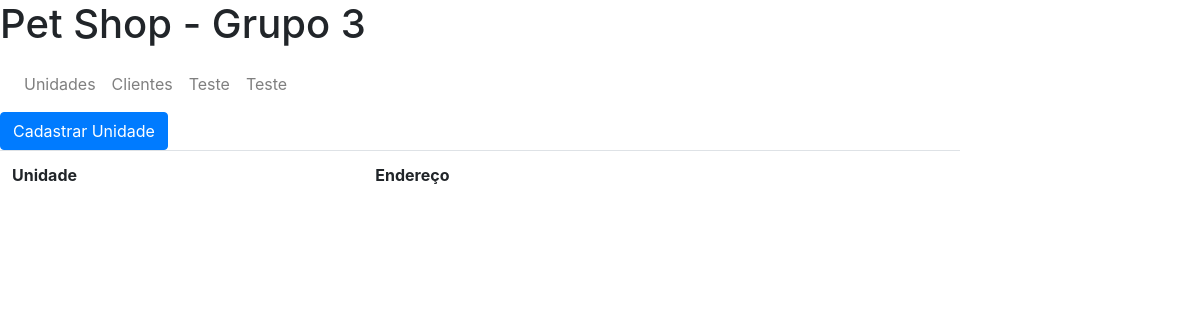
The app's page /, older data.
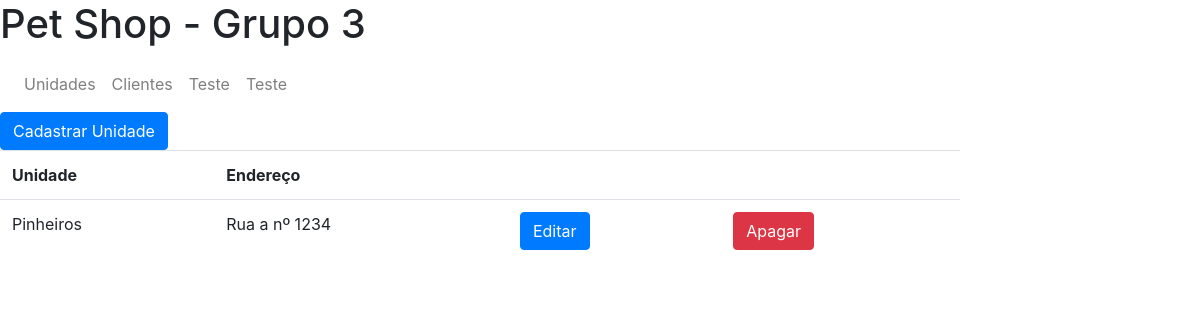
The same page, newer data.
### sistema_pet_shop/models.py (models this page shows, shortened)
class Unidade(models.Model):
    cep = models.IntegerField()#, primary_key=True)
    nome = models.CharField(max_length=70)
    endereco = models.CharField(max_length=70)

### sistema_pet_shop/views.py (the view)
# urls.py: path('', views.Unidades.as_view(), name="unidades"),
class Unidades (ListView):
    model = Unidade

### sistema_pet_shop/templates/sistema_pet_shop/unidade_list.html (shortened to what this page needs)
{% extends "sistema_pet_shop/base.html"%}
{% block content %}
    <a href="/nova-unidade">
        <button class="btn btn-primary">Cadastrar Unidade</button>
    </a>
    <table class="table"  style="width:80% ">
        <tr>
            <th>Unidade</th>
            <th>Endereço</th>
            <th></th>
            <th></th>
        </tr>
        {% for unidade in unidade_list %}
        <tr>
            <td>{{ unidade.nome }}</td>
            <td>{{ unidade.endereco}}</td>
            <td>
                <a href="/editar-unidade/{{ unidade.cep }}">
                    <button class="btn btn-primary">Editar</button>
                </a>
            </td>
            <td>
                <a href="/delete-unidade/{{ unidade.cep }}">
                    <button class="btn btn-danger">Apagar</button>
                </a>
            </td>
        </tr>
        {% endfor %}
    </table>
{% endblock %}

Row changes from the older to the newer data that the page shows:
added Unidade: nome "Pinheiros", endereco "Rua a nº 1234"
